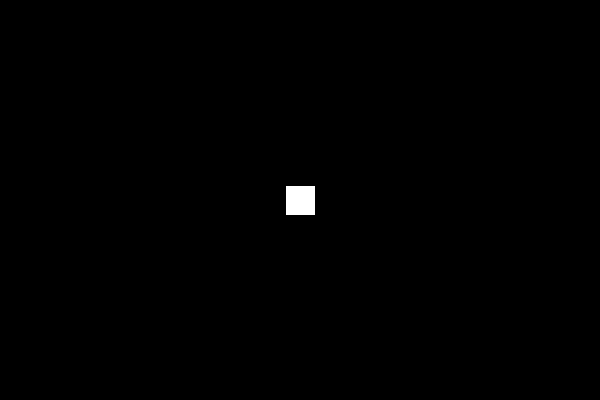
Frame 1 (no input)
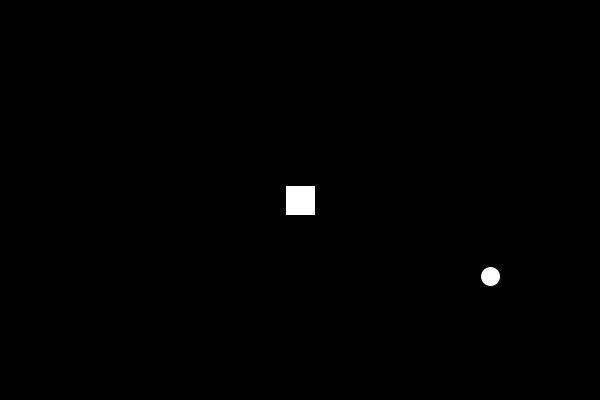
Frame 60 (the mouse pressed at the canvas centre just before this capture)
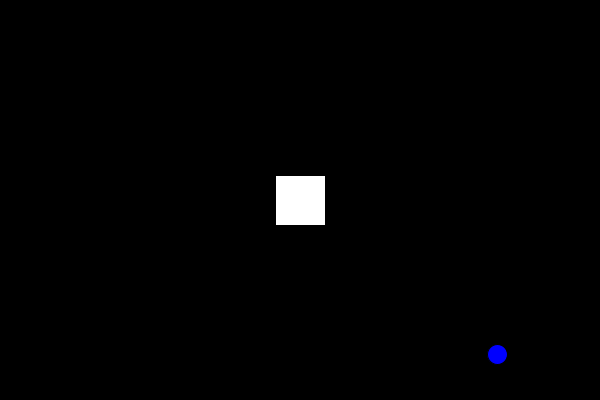
Frame 120 (the mouse held since frame 60 and released just before this capture)

The Processing sketch that drew these frames (run headless with seeded random() and noise(); from frame 60 on, the mouse is pressed at the canvas centre):

// Processing sketch: processing_184566
// ── processing_184566.pde

float posicioX;
float posicioY;
float posicioX2;
float posicioY2;
float posicioX3;
float posicioY3;
float posicioXR;
float posicioYR;

float mida;
float midaR;

float velocitatX;
float velocitatY;
float velocitatX2;
float velocitatY2;
float velocitatX3;
float velocitatY3;
float velocitatXR;
float velocitatYR;

float bola1;
int bola2;
int bola3;

color Quadrat;
color Bola1;
color Bola2;
color Bola3;

float Augment;
float Reduccio;
float MinimMidaR;


void setup () {
  size (600, 400);

  posicioX = width/2;
  posicioY = height/2;
  posicioX2 = width/2;
  posicioY2 = height/2;
  posicioX3 = width/2;
  posicioY3 = height/2;
  posicioXR = width/2;
  posicioYR = height/2;

  mida = 20;
  midaR = 30;

  bola1 = 0;
  bola2 = 0;
  bola3 = 0;

  velocitatX = random (5);
  velocitatY = random (5);
  velocitatX2 = random (5);
  velocitatY2 = random (5);
  velocitatX3 = random (5);
  velocitatY3 = random (5);
  velocitatXR = 0;
  velocitatYR = 0;

  Quadrat = color(255, 255, 255);
  Bola1 = color(255, 255, 255);
  Bola2 = color(255, 255, 255);
  Bola3 = color(255, 255, 255);

  Augment = 10;
  Reduccio = -5;
  MinimMidaR = 10;
}

void draw () {
  background (0);

  rectMode (CENTER);


  //rebot quadrat

  if (posicioXR>width) {
    Quadrat = color (0, 0, 255);
    velocitatXR=-velocitatXR;
    if (midaR>MinimMidaR) {
      midaR=midaR + Reduccio;
    }
  } 

  if (posicioXR<0) {
    Quadrat = color (0, 255, 0);
    velocitatXR=-velocitatXR;
    if (midaR>MinimMidaR) {
      midaR=midaR + Reduccio;
    }
  } 

  if (posicioYR<0) {
    Quadrat = color (255, 0, 0);
    velocitatYR=-velocitatYR;
    if (midaR>MinimMidaR) {
      midaR=midaR + Reduccio;
    }
  }

  if (posicioYR>height) {
    Quadrat = color (255, 255, 255);
    velocitatYR=-velocitatYR;
    if (midaR>MinimMidaR) {
      midaR=midaR + Reduccio;
    }
  }

  //quadrat
  fill (Quadrat);
  posicioXR = posicioXR + velocitatXR;
  posicioYR = posicioYR + velocitatYR;
  rect (posicioXR, posicioYR, midaR, midaR);


  //bola1
  if (bola1>0) {

    posicioX = posicioX + velocitatX;
    posicioY = posicioY + velocitatY;


    if (posicioX+(mida/2) > width) {
      Bola1 = color (0, 0, 255);
      velocitatX = -velocitatX;
    }
    if (posicioX-(mida/2) < 0) {
      Bola1 = color (0, 255, 0);
      velocitatX = -velocitatX;
    }
    if (posicioY+(mida/2) > height) {
      Bola1 = color (255, 255, 255);
      velocitatY = -velocitatY;
    }
    if (posicioY-(mida/2) < 0) {
      Bola1 = color (255, 0, 0);
      velocitatY = -velocitatY;
    }
    fill (Bola1);
    ellipse (posicioX, posicioY, mida, mida);
  } else {
    bola1=bola1+1;
  }



  //bola2 a 10 segons

  if (bola2>600) {
    posicioX2 = posicioX2 + velocitatX2;
    posicioY2 = posicioY2 + velocitatY2;

    if (posicioX2+(mida/2) > width) {
      Bola2 = color (0, 0, 255);
      velocitatX2 = -velocitatX2;
    }
    if (posicioX2-(mida/2) < 0) {
      Bola2 = color (0, 255, 0);
      velocitatX2 = -velocitatX2;
    }
    if (posicioY2+(mida/2) > height) {
      Bola2 = color (255, 255, 255);
      velocitatY2 = -velocitatY2;
    }
    if (posicioY2-(mida/2) < 0) {
      Bola2 = color (255, 0, 0);
      velocitatY2 = -velocitatY2;
    }
    fill (Bola2);
    ellipse (posicioX2, posicioY2, mida, mida);
  } else {
    bola2=bola2+1;
  }

  //bola3 a 20 segons

  if (bola3>1200) {
    posicioX3 = posicioX3 + velocitatX3;
    posicioY3 = posicioY3 + velocitatY3;

    if (posicioX3+(mida/2) > width) {
      Bola3 = color (0, 0, 255);
      velocitatX3 = -velocitatX3;
    }
    if (posicioX3-(mida/2) < 0) {
      Bola3 = color (0, 255, 0);
      velocitatX3 = -velocitatX3;
    }
    if (posicioY3+(mida/2) > height) {
      Bola3 = color (255, 255, 255);
      velocitatY3 = -velocitatY3;
    }
    if (posicioY3-(mida/2) < 0) {
      Bola3 = color (255, 0, 0);
      velocitatY3 = -velocitatY3;
    }
    fill (Bola3);
    ellipse (posicioX3, posicioY3, mida, mida);
  } else {
    bola3=bola3+1;
  }
}



void mousePressed () {
  //bola1 desapareix
  if (mouseX>posicioX-mida/2 && mouseX<posicioX+mida/2) {
    if (mouseY>posicioY-mida/2 && mouseY<posicioY+mida/2) {
      if (Quadrat==Bola1) {
        midaR=midaR+Augment;
        bola1=-600;
      }
    }
  }
  //bola2 desapreix
  if (mouseX>posicioX2-mida/2 && mouseX<posicioX2+mida/2) {
    if (mouseY>posicioY2-mida/2 && mouseY<posicioY2+mida/2) {
      if (Quadrat==Bola2) {
        midaR=midaR+Augment;
        bola2=0;
      }
    }
  }

  //bola3 desapreix

  if (mouseX>posicioX3-mida/2 && mouseX<posicioX3+mida/2) {
    if (mouseY>posicioY3-mida/2 && mouseY<posicioY3+mida/2) {
      if (Quadrat==Bola3) {
        midaR=midaR+Augment;
        bola3=600;
      }
    }
  }

  //quadrat

  posicioXR = mouseX;
  posicioYR = mouseY;
}

void mouseReleased () {

  velocitatXR = mouseX - pmouseX;
  velocitatYR = mouseY - pmouseY;
}
